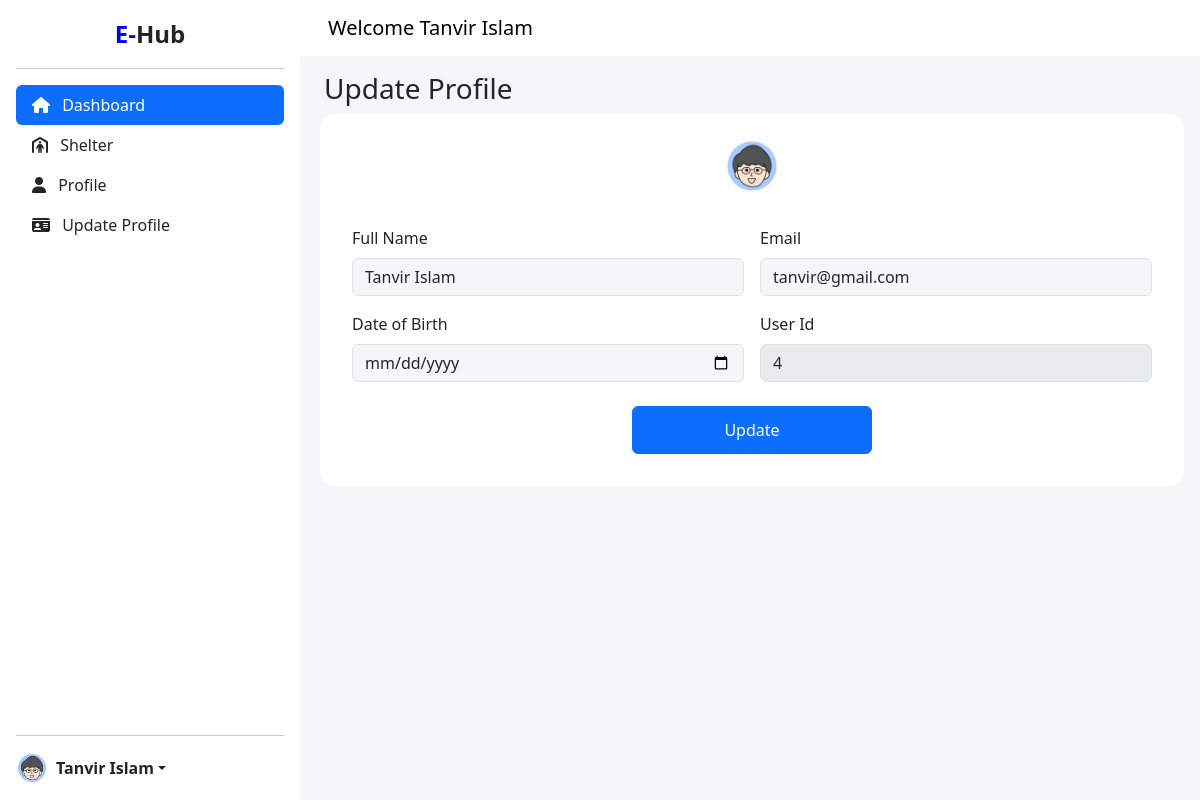
Page /user/pages/user_profile_update.php (signed in) on the committed database.
### tables this page shows
CREATE TABLE `users` (
  `id` int(11) NOT NULL,
  `full_name` varchar(100) NOT NULL,
  `date_of_birth` date DEFAULT NULL,
  `email` varchar(100) NOT NULL,
  `password_hash` varchar(255) NOT NULL,
  `role` enum('Normal User','Central Admin','Regional Admin','Shelter Coordinator','Relief Distributor') NOT NULL,
  `phone_number` varchar(15) DEFAULT NULL,
  `address` text DEFAULT NULL,
  `region` varchar(50) DEFAULT NULL,
  `created_at` timestamp NOT NULL DEFAULT current_timestamp(),
  `updated_at` timestamp NOT NULL DEFAULT current_timestamp() ON UPDATE current_timestamp()
);

### user/pages/user_profile_update.php (the view, shortened to what this page needs)
<?php
include '../includes/header.php';
include '../includes/header2.php';
include '../includes/sidebar.php';
include '../includes/nav.php';
?>
<?php
$userId = $_SESSION['user_id'];
$sql = "SELECT * FROM `users` WHERE id = '$userId'";
$result = mysqli_query($con, $sql);
if ($result) {
    $row = mysqli_fetch_assoc($result);
    $userName = $row['full_name'];
    $userEmail = $row['email'];
    $dob = $row['date_of_birth'];
    $userId = $row['id'];
}
?>
<div class="container-fluid main-content flex-grow-1 pt-3 ps-3 tabel-cotainer">
    <h3 class="ps-2">Update Profile</h3>
    <div class="row form-container">
        <div class="col col-lg-12 col-md-12 form-section">
            <div class="form-profile mt-2">
                <img src="../assets/img/profile_pic.jpg" alt="">
            </div>
            <form action="./user_update_profile_process.php?id=<?php echo $userId; ?>" class="row g-3" method="post">
                <div class="col-lg-6 col-md-12 mt-1 mt-lg-5 mt-md-3 custom-form-style">
                    <label for="inputEmail4" class="form-label">Full Name</label>
                    <input type="text" class="form-control" id="inputEmail4" value="<?php echo $userName; ?>" name="userName">
                </div>
                <div class="col-md-6 mt-1 mt-lg-5 mt-md-2 custom-form-style">
                    <label for="inputPassword4" class="form-label">Email</label>
                    <input type="email" class="form-control" id="inputPassword4" value="<?php echo $userEmail; ?>" name="userEmail">
                </div>
                <div class="col-md-6 custom-form-style">
                    <label for="inputEmail4" class="form-label">Date of Birth</label>
                    <input type="date" class="form-control" id="inputEmail4" value="<?php echo $dob; ?>" name="dob">
                </div>
                <div class="col-md-6 custom-form-style">
                    <label for="inputPassword4" class="form-label">User Id</label>
                    <input type="text" class="form-control" id="inputPassword4" value="<?php echo $userId; ?>" disabled>
                </div>
                <div class="col-12 btn-add mt-1 mt-lg-4 mt-md-4">
                    <a href="">
                        <button type="submit" class="btn btn-primary" name="update">Update</button>
                    </a>
                </div>
            </form>
        </div>
    </div>
</div>
<?php include '../includes/footer.php'; ?>

### user/assets/css/style.css (style rules this page uses)
* { padding: 0; margin: 0; box-sizing: border-box; }
html, body { height: 100%; width: 100%; overflow-x: hidden; }
body a { text-decoration: none; }
.main-content { background-color: #F5F6FA; }
.main-content { height: calc(100vh - 56px); }
.form-container { padding-left: 1rem; padding-right: 1rem; padding-bottom: 1rem; }
.form-section { display: flex; flex-direction: column; align-items: center; justify-content: center; border-radius: 1rem; background-color: #fff; padding-bottom: 2rem; display: flex; padding: 1rem 2rem 2rem 2rem; }
.form-profile img { width: 3.5rem; height: 3.5rem; border-radius: 50%; }
.form-section form input, .form-select { background-color: #F5F6FA; }
.btn-add { margin-top: 1.5rem !important; display: flex; align-content: center; justify-content: center; height: 3rem; width: 100%; }
.btn-add button { width: 15rem; height: 3rem; }

### rows in the picture
users: userName "Tanvir Islam", userEmail "tanvir@gmail.com", id "4"

### other values in the picture
$_SESSION['user_name'] "Tanvir Islam"
